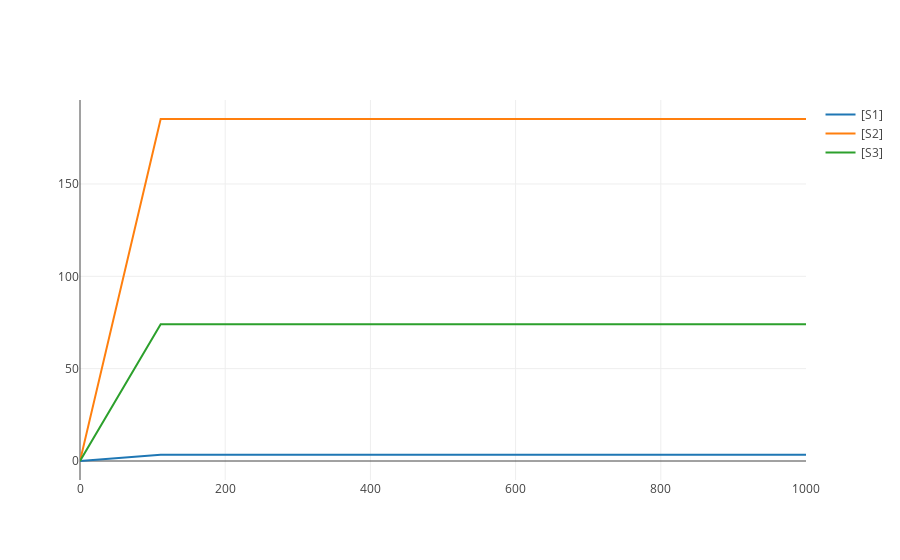

The code cell stored with this chart in its notebook:
### Code cell
import tellurium as telly
red.reset()
red.simulate(0, 1000, 10)
red.plot()
print(red.steadyState())
print(red.S1/red.S2)
print(red.v_4/red.v_3)

### Figure 1 — Plotly figure (JSON) as saved in the notebook; plotly's stock layout.template omitted (floating-point values rounded to 4 significant figures)
{"data": [{"type": "scatter", "x": [0, 111.1, 222.2, 333.3, 444.4, 555.6, 666.7, 777.8, 888.9, 1000], "y": [0, 3.333, 3.333, 3.333, 3.333, 3.333, 3.333, 3.333, 3.333, 3.333], "name": "[S1]", "opacity": 1, "mode": "lines"}, {"type": "scatter", "x": [0, 111.1, 222.2, 333.3, 444.4, 555.6, 666.7, 777.8, 888.9, 1000], "y": [0, 185.2, 185.2, 185.2, 185.2, 185.2, 185.2, 185.2, 185.2, 185.2], "name": "[S2]", "opacity": 1, "mode": "lines"}, {"type": "scatter", "x": [0, 111.1, 222.2, 333.3, 444.4, 555.6, 666.7, 777.8, 888.9, 1000], "y": [0, 74.07, 74.07, 74.07, 74.07, 74.07, 74.07, 74.07, 74.07, 74.07], "name": "[S3]", "opacity": 1, "mode": "lines"}], "layout": {}}
